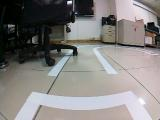
#> input picture 148_cam_image_array_.jpg, 160 x 120 px
$ python -i stop_obstacle_3.py   (imports and definitions only)
#> lines starting #> are read from the running program, lines starting #| are printed output that depends on the picture; after the words box and inside, x2 and y2 are one past the last pixel; in counts of white or black regions, pixels touching at a corner belong together
#> further down, picture is the input picture: shape (120, 160, 3); mean B, G, R 127, 128.9, 131.7
"""
從test_manage.py載入影像+偵測道路改良版+判斷障礙物是否在車道內(舊版)
"""
import cv2
import numpy as np

class StopObstacle:
    def __init__(self, stop_callback=None):
        self.stop_callback = stop_callback

    def stop_obstacle_image(self, image):
        height, width, _ = image.shape
#> height = 120; width = 160
        top_crop = int(height * 0.4)
#> top_crop = 48
        bottom_crop = int(height * 1)
#> bottom_crop = 120
        left_crop = int(width * 0.05)
#> left_crop = 8
        right_crop = int(width * 0.95)
#> right_crop = 152

        # 裁剪圖像
        cropped_image = image[top_crop:bottom_crop, left_crop:right_crop]

        # 檢測白線
        hsv = cv2.cvtColor(image, cv2.COLOR_BGR2HSV)
#> hsv: shape (120, 160, 3); mean H, S, V 65.9, 39.6, 135.1
        lower = np.array([0, 0, 200])
        upper = np.array([170, 25, 255])
        binary = cv2.inRange(hsv, lower, upper)
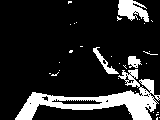
#> binary: shape (120, 160); 16.3% white; 31 white regions (27 under 20 px), largest, box (x1, y1, x2, y2) and area: (15, 69, 160, 120) 2315, (118, 0, 149, 22) 429, (93, 47, 119, 74) 168, (128, 56, 142, 68) 112
        edged = cv2.Canny(binary, 50, 150, apertureSize=3)
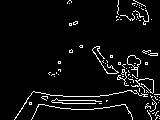
#> edged: shape (120, 160); 5.5% white in thin lines or dots
        kernel = cv2.getStructuringElement(cv2.MORPH_RECT, (5, 5))
        closed = cv2.morphologyEx(edged, cv2.MORPH_CLOSE, kernel)
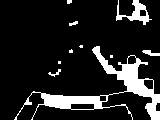
#> closed: shape (120, 160); 13.5% white; 10 white regions (5 under 20 px), largest, box (x1, y1, x2, y2) and area: (14, 46, 160, 120) 2072, (116, 0, 152, 25) 328, (142, 50, 160, 56) 62, (48, 69, 61, 77) 35, (69, 21, 78, 26) 27
        lines = cv2.HoughLinesP(closed, 1, np.pi / 180, 30, minLineLength=30, maxLineGap=10)
#> lines = 39 rows, first 6: [92, 50, 159, 117], [38, 105, 153, 87], [92, 49, 159, 111], [111, 55, 158, 102], [33, 91, 109, 107], [96, 56, 130, 90]
        # lines = detect_white_lines(cropped_image)

        # 在裁剪圖像上繪製白線
        if lines is not None:
            for line in lines:
                for x1, y1, x2, y2 in line:
                    cv2.line(cropped_image, (x1, y1), (x2, y2), (255, 0, 0), 2)
#> this loop made 39 passes
#> line on passes 1 to 12: [[92, 50, 159, 117]], [[38, 105, 153, 87]], [[92, 49, 159, 111]], [[111, 55, 158, 102]], [[33, 91, 109, 107]], [[96, 56, 130, 90]], [[121, 71, 155, 105]], [[122, 70, 156, 104]], [[52, 106, 107, 98]], [[118, 63, 156, 102]], [[119, 62, 159, 100]], [[93, 48, 159, 116]]
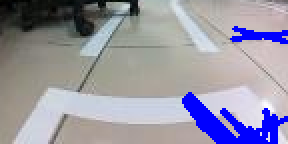
#> cropped_image: shape (72, 144, 3) (shown 2 times larger); mean B, G, R 165.1, 149.9, 152.2

        # 定義白線之間的範圍
        if lines is not None:
            x_coords = []
            for line in lines:
                for x1, y1, x2, y2 in line:
                    x_coords.append(x1)
                    x_coords.append(x2)
#> after the loop, x_coords = 78 values, max 159 at index 1, min 24 at index 34, mean 118.2
            x_coords = np.array(x_coords)
            left_boundary = max(np.percentile(x_coords, 25), int(width * 0.1))
#> left_boundary = 94
            right_boundary = min(np.percentile(x_coords, 75), int(width * 0.9))
#> right_boundary = 144
        else:
            left_boundary = int(width * 0.1)
            right_boundary = int(width * 0.9)

        # 進一步裁剪圖像
        further_cropped_image = cropped_image[:, int(left_boundary):int(right_boundary)]

        if further_cropped_image.size == 0:
            return image

        gray = cv2.cvtColor(further_cropped_image, cv2.COLOR_BGR2GRAY)
        _, binary = cv2.threshold(gray, 85, 255, cv2.THRESH_BINARY)
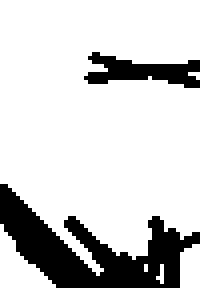
#> binary: shape (72, 50) (shown 4 times larger); 80.9% white; 2 black regions, box (x1, y1, x2, y2) and area: (0, 46, 50, 72) 548, (21, 13, 50, 22) 138

        # 反轉二值化圖像
        binary_inv = cv2.bitwise_not(binary)
#> binary_inv: shape (72, 50); 19.1% white; 2 white regions

        # 找出反轉後的輪廓
        contours, _ = cv2.findContours(binary_inv, cv2.RETR_TREE, cv2.CHAIN_APPROX_SIMPLE)
#> contours = 4 contours, 2 with area under 20; largest, box (x1, y1, x2, y2) and area: (0, 46, 50, 72) 478, (21, 13, 50, 22) 100

        if contours:
            # 找到最大的輪廓
            largest_contour = max(contours, key=cv2.contourArea)
#> largest_contour = contour of 52 points, box (x1, y1, x2, y2) (0, 46, 50, 72), area 478

            # 計算最大的輪廓的面積
            largest_contour_area = cv2.contourArea(largest_contour)
#> largest_contour_area = 478.5

            # 在終端機中打印輪廓大小和編號
            print(f"輪廓編號: 1, 輪廓大小: {largest_contour_area}")
#| 輪廓編號: 1, 輪廓大小: 478.5

            # 繪製最大的輪廓
            cv2.drawContours(further_cropped_image, [largest_contour], -1, (0, 255, 0), 2)
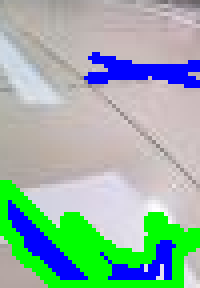
#> further_cropped_image: shape (72, 50, 3) (shown 4 times larger); mean B, G, R 166.9, 180.5, 149.1

            # 計算最大的輪廓的中心
            M = cv2.moments(largest_contour)
#> M = moments, m00 478.5, centre m10/m00, m01/m00 = (22.31, 62.48)
            if M["m00"] != 0:
                cX = int(M["m10"] / M["m00"])
#> cX = 22
                cY = int(M["m01"] / M["m00"])
#> cY = 62
            else:
                cX, cY = 0, 0

            # 繪製編號
            cv2.putText(further_cropped_image, "1", (cX, cY), cv2.FONT_HERSHEY_SIMPLEX, 0.5, (255, 0, 0), 2)
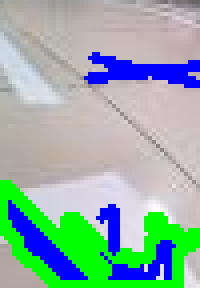
#> further_cropped_image: shape (72, 50, 3) (shown 4 times larger); 1.22% of pixels changed, all inside (x1, y1, x2, y2) = (24, 51, 30, 64)
            if largest_contour_area > 450:
                print("發現障礙物")
#> (the run stopped early here; a loop or call above may not have finished)

$ run again, on 868_cam_image_array_.jpg
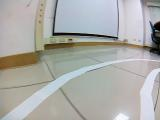
#> input picture 868_cam_image_array_.jpg, 160 x 120 px
#> picture is the input picture: shape (120, 160, 3); mean B, G, R 167.8, 171.6, 171.3
#> hsv: shape (120, 160, 3); mean H, S, V 64.9, 26.5, 177.9
#> edged: shape (120, 160); 4.7% white in thin lines or dots
#> closed: shape (120, 160); 10.1% white; 9 white regions (2 under 20 px), largest, box (x1, y1, x2, y2) and area: (8, 71, 85, 120) 583, (113, 0, 151, 44) 521, (88, 51, 157, 71) 397
#> lines = 23 rows, first 6: [45, 86, 137, 52], [37, 97, 73, 76], [16, 119, 56, 90], [13, 119, 92, 64], [23, 101, 68, 78], [88, 68, 148, 56]
#> the loop in stop_obstacle_image, `for line in lines:` made 23 passes
#> after the loop in stop_obstacle_image, `for line in lines:`:
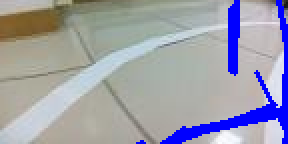
#> cropped_image: shape (72, 144, 3) (shown 2 times larger); mean B, G, R 171.8, 159, 158.4
#> after the loop in stop_obstacle_image, `for line in lines:`: x_coords = 46 values, max 156 at index 35, min 11 at index 18, mean 94.09
#> left_boundary = 56.5
#> right_boundary = 141.8
#> binary_inv: shape (72, 85); 10.4% white; 4 white regions (1 under 20 px)
#> contours = 4 contours, 2 with area under 20; largest, box (x1, y1, x2, y2) and area: (24, 35, 85, 72) 324, (58, 0, 64, 38) 156
#> largest_contour = contour of 101 points, box (x1, y1, x2, y2) (24, 35, 85, 72), area 324
#> largest_contour_area = 323.5
#| 輪廓編號: 1, 輪廓大小: 323.5
#> M = moments, m00 323.5, centre m10/m00, m01/m00 = (58.66, 60.08)
#> cX = 58
#> cY = 60
#> in stop_obstacle_image, `image[top_crop:bottom_crop, left_crop:right_crop] = cropped_image`:
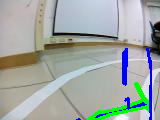
#> image: shape (120, 160, 3); 5.39% of pixels changed, all inside (x1, y1, x2, y2) = (76, 48, 152, 120)
